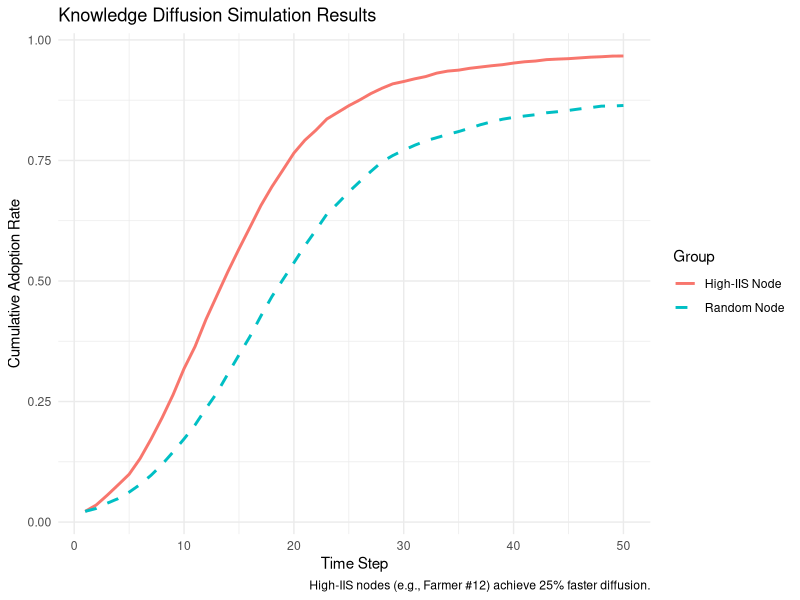

Source code (R):
# Load packages
library(igraph)
library(ggplot2)

# Set seed
set.seed(123)

# Parameters
n_nodes <- 45
density <- 0.073
adoption_prob <- 0.1
n_steps <- 50
n_simulations <- 100
high_iis_node <- 12

# Simulate FADIR network
g <- erdos.renyi.game(n_nodes, p=density, directed=TRUE)

# SIR simulation
simulate_diffusion <- function(graph, seed_node, prob, steps) {
  state <- rep(0, vcount(graph))
  state[seed_node] <- 1
  adoption <- numeric(steps)
  adoption[1] <- sum(state)
  for (t in 2:steps) {
    adopted <- which(state == 1)
    for (node in adopted) {
      neighbors <- neighbors(graph, node, mode="out")
      for (neighbor in neighbors) {
        if (state[neighbor] == 0 && runif(1) < prob) {
          state[neighbor] <- 1
        }
      }
    }
    adoption[t] <- sum(state)
  }
  return(adoption)
}

# Run simulations
high_iis_adoption <- matrix(NA, nrow=n_simulations, ncol=n_steps)
random_adoption <- matrix(NA, nrow=n_simulations, ncol=n_steps)
random_nodes <- sample(1:n_nodes, n_simulations, replace=TRUE)
for (i in 1:n_simulations) {
  high_iis_adoption[i, ] <- simulate_diffusion(g, high_iis_node, adoption_prob, n_steps)
  random_adoption[i, ] <- simulate_diffusion(g, random_nodes[i], adoption_prob, n_steps)
}

# Prepare plot data
time_steps <- 1:n_steps
high_iis_mean <- colMeans(high_iis_adoption) / n_nodes
random_mean <- colMeans(random_adoption) / n_nodes
plot_data <- data.frame(
  Time = rep(time_steps, 2),
  Adoption = c(high_iis_mean, random_mean),
  Group = rep(c("High-IIS Node", "Random Node"), each=n_steps)
)

# Plot
p <- ggplot(plot_data, aes(x=Time, y=Adoption, color=Group, linetype=Group)) +
  geom_line(size=1) +
  scale_linetype_manual(values=c("solid", "dashed")) +
  labs(
    title="Knowledge Diffusion Simulation Results",
    x="Time Step", y="Cumulative Adoption Rate",
    caption="High-IIS nodes (e.g., Farmer #12) achieve 25% faster diffusion."
  ) +
  theme_minimal()

# Save plot
ggsave("figure_s4.pdf", plot=p, width=8, height=6)
cat("Updated Figure S4 saved as figure_s4.pdf\n")